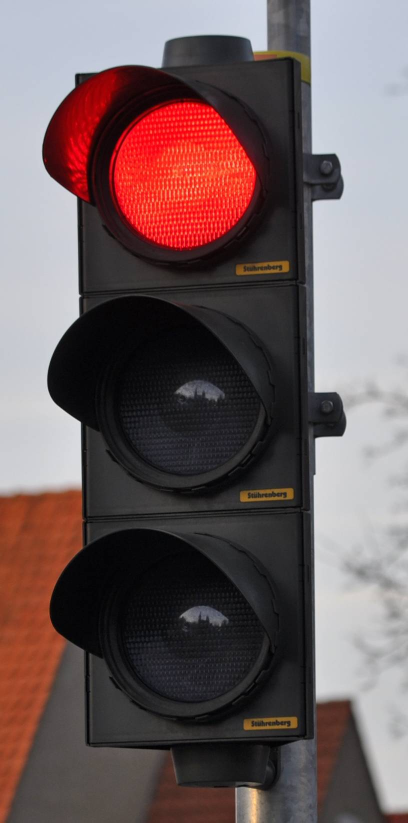
#> input picture Find COLOR Traffic light/red_stop.jpg, 816 x 1645 px (shown at 1/2 size)
$ python main.py
#> lines starting #> are read from the running program, lines starting #| are printed output that depends on the picture; after the words box and inside, x2 and y2 are one past the last pixel; in counts of white or black regions, pixels touching at a corner belong together
### Find COLOR Traffic light/func.py
import matplotlib.pyplot as plt
import numpy as np
import cv2

# utility
def show(img,s=8,b=False):
    '''
    img: image
    return: None
    '''
    plt.figure(figsize=(s,s))
    plt.imshow(img,cmap='gray')
    plt.grid(alpha=.2)
    plt.grid(b)
    plt.show()

def get_img(name):
    '''
    name: image name
    return: grayscale image
    '''
    img = cv2.imread(name)
    img = cv2.cvtColor(img,cv2.COLOR_BGR2RGB)
    img = cv2.blur(img,(12,12))
    gray = cv2.cvtColor(img,cv2.COLOR_RGB2GRAY)
    return gray,img

def get_mask(img):
    mask = np.zeros(img.shape,dtype=np.uint8)
    mask = cv2.rectangle(mask,(180,180),(600,1400),color=(255,255,255),thickness=-1)
    return mask

def get_ROI(img,mask):
    ROI_img = cv2.bitwise_and(img,mask)
    ROI_img = cv2.cvtColor(ROI_img,cv2.COLOR_RGB2GRAY)
    return ROI_img

def kernal(x,y):
    k = np.ones((x,y),dtype=np.uint8)
    return k

def filters_img(ROI_img,start_color,stop_color,kernal):
    img = cv2.inRange(ROI_img,start_color,stop_color)
    opening = cv2.morphologyEx(img,cv2.MORPH_OPEN,kernal(20,20))
    dilation = cv2.dilate(opening,kernal(18,18))
    return dilation

def find_color(img):
    H,W = img.shape
    h = H//3
    red = img[:h,:]
    yellow = img[h:h*2,:]
    green = img[h*2:h*3,:]

    count_red = len(red[red == 0])
    count_yellow = len(yellow[yellow == 0])
    count_green = len(green[green == 0])
    min_color_black = min(count_red,count_yellow,count_green)
    color = ''
    if count_red == min_color_black:
        color = 'RED'
    elif count_yellow == min_color_black:
        color = 'YELLOW'
    elif count_green == min_color_black:
        color = 'GREEN'

    return color

def bbox_img(img_mask):
    # contours,_ = cv2.findContours(img,cv2.RETR_EXTERNAL,cv2.CHANIN_APPROX_SIMPLE)
    box = cv2.boundingRect(img_mask)
    x,y,w,h = box
    start_point = (x,y)
    end_point = (x+w,y+h)
    return start_point,end_point

def draw_bbox(img,bbox,colorname):
    start_point,end_point = bbox

    rect_img = cv2.rectangle(img,start_point,end_point,color=(255,0,0),thickness=5)
    cv2.putText(rect_img,colorname,(start_point[0],start_point[1]-10),5,2.0,color=(255,0,0),thickness=2)
    return rect_img

### Find COLOR Traffic light/main.py
import matplotlib.pyplot as plt
import numpy as np
import cv2
from func import get_img, show
import func

RED_GRAY,RED = get_img('red_stop.jpg')
#> in get_img, img is the input picture: shape (1645, 816, 3); mean B, G, R 95, 93.9, 110.9
GREEN_GRAY,GREEN = get_img('green_go.jpg')
#> call 2 of get_img, with name = 'green_go.jpg'
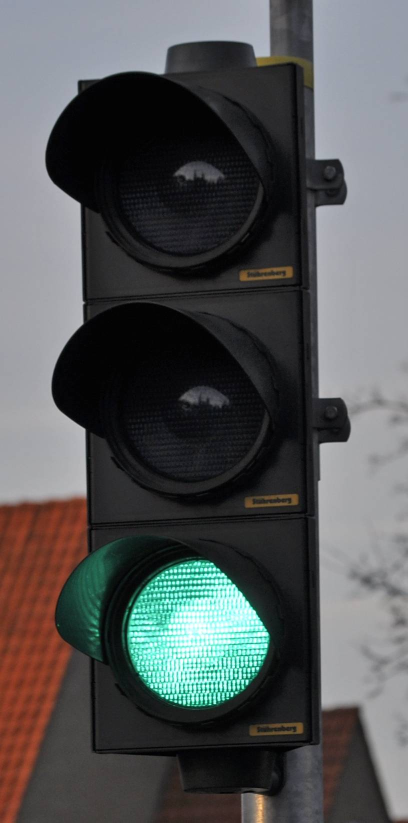
#> input picture Find COLOR Traffic light/green_go.jpg, 816 x 1645 px (shown at 1/2 size)
#> in get_img, img is the input picture: shape (1645, 816, 3); mean B, G, R 86.1, 85.7, 84
YELLOW_GRAY,YELLOW = get_img('yellow_wait.jpg')
#> call 3 of get_img, with name = 'yellow_wait.jpg'
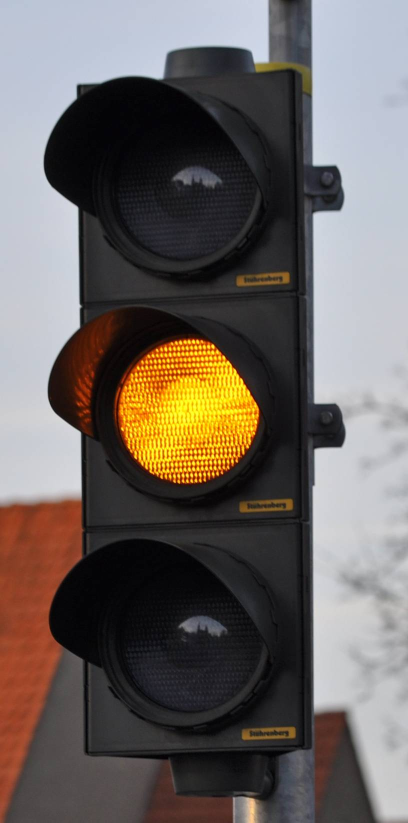
#> input picture Find COLOR Traffic light/yellow_wait.jpg, 816 x 1645 px (shown at 1/2 size)
#> in get_img, img is the input picture: shape (1645, 816, 3); mean B, G, R 96.2, 100.7, 108.2

red_mask = func.get_mask(RED)
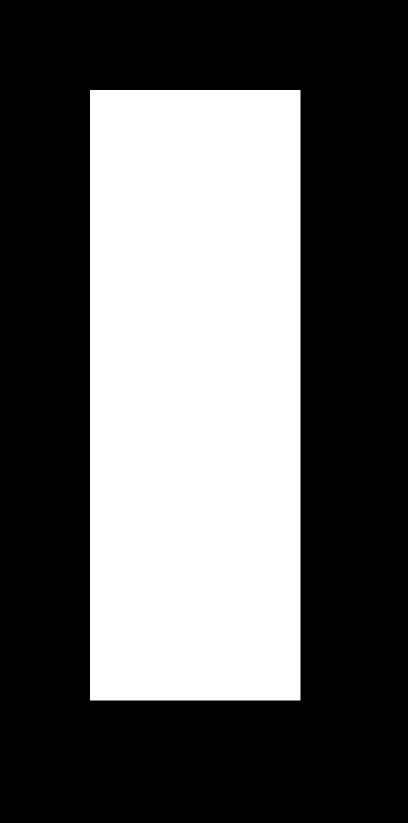
#> red_mask: shape (1645, 816, 3) (shown at 1/2 size); 38.3% white; 1 white region, box (x1, y1, x2, y2) and area: (180, 180, 601, 1401) 514041
green_mask = func.get_mask(GREEN)
yellow_mask = func.get_mask(YELLOW)

red_ROI = func.get_ROI(RED,red_mask)
green_ROI = func.get_ROI(GREEN,green_mask)
yellow_ROI = func.get_ROI(YELLOW,yellow_mask)

red_filter = func.filters_img(red_ROI,87,140,func.kernal)
#> in filters_img, `img = cv2.inRange(ROI_img,start_color,stop_color)`: img: shape (1645, 816); 4.5% white; 10 white regions (2 under 20 px), largest, box (x1, y1, x2, y2) and area: (232, 210, 509, 492) 57525, (366, 1218, 446, 1248) 1389, (357, 770, 390, 793) 510
#> in filters_img, `opening = cv2.morphologyEx(img,cv2.MORPH_OPEN,kernal(20,20))`: opening: shape (1645, 816); 4.1% white; 1 white region, box (x1, y1, x2, y2) and area: (235, 215, 509, 489) 55363
#> in filters_img, `dilation = cv2.dilate(opening,kernal(18,18))`: dilation: shape (1645, 816); 4.9% white; 1 white region, box (x1, y1, x2, y2) and area: (227, 207, 518, 498) 66277
green_filter = func.filters_img(green_ROI,120,255,func.kernal)
#> in filters_img (call 2), `img = cv2.inRange(ROI_img,start_color,stop_color)`: img: shape (1645, 816); 4.4% white; 1 white region, box (x1, y1, x2, y2) and area: (257, 1123, 538, 1401) 59053
#> in filters_img (call 2), `opening = cv2.morphologyEx(img,cv2.MORPH_OPEN,kernal(20,20))`: opening: shape (1645, 816); 4.4% white; 1 white region, box (x1, y1, x2, y2) and area: (259, 1126, 538, 1402) 59002
#> in filters_img (call 2), `dilation = cv2.dilate(opening,kernal(18,18))`: dilation: shape (1645, 816); 5.1% white; 1 white region, box (x1, y1, x2, y2) and area: (251, 1118, 547, 1411) 68726
yellow_filter = func.filters_img(yellow_ROI,120,255,func.kernal)
#> in filters_img (call 3), `img = cv2.inRange(ROI_img,start_color,stop_color)`: img: shape (1645, 816); 4.3% white; 1 white region, box (x1, y1, x2, y2) and area: (240, 680, 516, 963) 57745
#> in filters_img (call 3), `opening = cv2.morphologyEx(img,cv2.MORPH_OPEN,kernal(20,20))`: opening: shape (1645, 816); 4.2% white; 1 white region, box (x1, y1, x2, y2) and area: (243, 683, 517, 955) 56998
#> in filters_img (call 3), `dilation = cv2.dilate(opening,kernal(18,18))`: dilation: shape (1645, 816); 5% white; 1 white region, box (x1, y1, x2, y2) and area: (235, 675, 526, 964) 66675


colorname_red = func.find_color(red_filter)
#> in find_color, `red = img[:h,:]`:
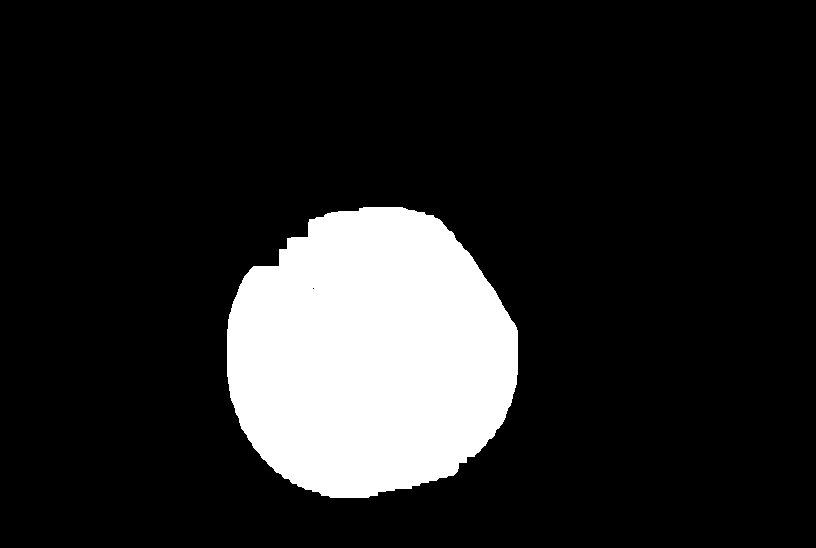
#> red: shape (548, 816); 14.8% white; 1 white region, box (x1, y1, x2, y2) and area: (227, 207, 518, 498) 66277
#> in find_color, `yellow = img[h:h*2,:]`: yellow: shape (548, 816); every value is 0
#> in find_color, `count_red = len(red[red == 0])`: count_red = 380891
#> in find_color, `count_yellow = len(yellow[yellow == 0])`: count_yellow = 447168
#> in find_color, `min_color_black = min(count_red,count_yellow,count_green)`: min_color_black = 380891
#> colorname_red = 'RED'
bbox_red = func.bbox_img(red_filter)
#> in bbox_img, `box = cv2.boundingRect(img_mask)`: box = (227, 207, 291, 291)
#> in bbox_img, `x,y,w,h = box`: x = 227; y = 207; w = 291
#> in bbox_img, `start_point = (x,y)`: start_point = (227, 207)
#> in bbox_img, `end_point = (x+w,y+h)`: end_point = (518, 498)
#> bbox_red = ((227, 207), (518, 498))

colorname_green = func.find_color(green_filter)
#> in find_color (call 2), `green = img[h*2:h*3,:]`:
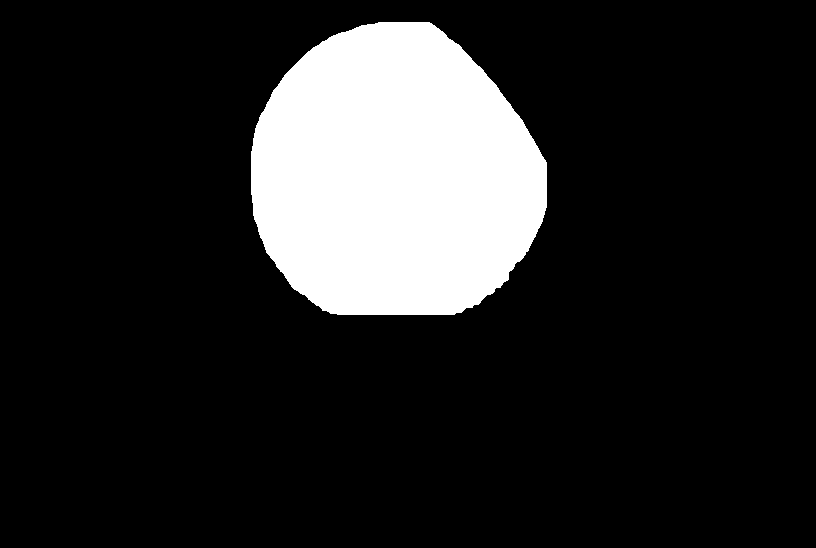
#> green: shape (548, 816); 15.4% white; 1 white region, box (x1, y1, x2, y2) and area: (251, 22, 547, 315) 68726
#> in find_color (call 2), `count_red = len(red[red == 0])`: count_red = 447168
#> in find_color (call 2), `count_green = len(green[green == 0])`: count_green = 378442
#> colorname_green = 'GREEN'
bbox_green = func.bbox_img(green_filter)
#> bbox_green = ((251, 1118), (547, 1411))

colorname_yellow = func.find_color(yellow_filter)
#> in find_color (call 3), `yellow = img[h:h*2,:]`:
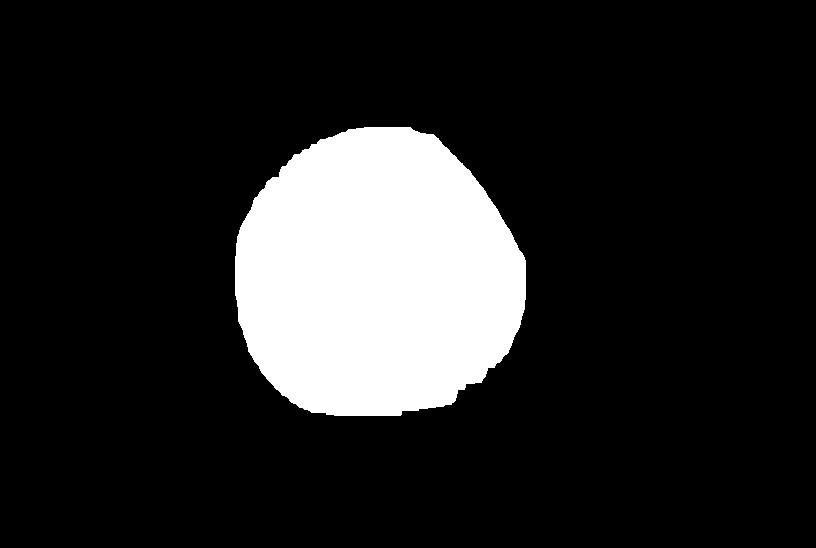
#> yellow: shape (548, 816); 14.9% white; 1 white region, box (x1, y1, x2, y2) and area: (235, 127, 526, 416) 66675
#> in find_color (call 3), `count_yellow = len(yellow[yellow == 0])`: count_yellow = 380493
#> in find_color (call 3), `count_green = len(green[green == 0])`: count_green = 447168
#> in find_color (call 3), `min_color_black = min(count_red,count_yellow,count_green)`: min_color_black = 380493
#> colorname_yellow = 'YELLOW'
bbox_yellow = func.bbox_img(yellow_filter)
#> bbox_yellow = ((235, 675), (526, 964))

red_final = func.draw_bbox(RED,bbox_red,colorname_red)
#> in draw_bbox, `start_point,end_point = bbox`: start_point = (227, 207); end_point = (518, 498)
green_final = func.draw_bbox(GREEN,bbox_green,colorname_green)
yellow_final = func.draw_bbox(YELLOW,bbox_yellow,colorname_yellow)

final_img = np.hstack((red_final,green_final,yellow_final))
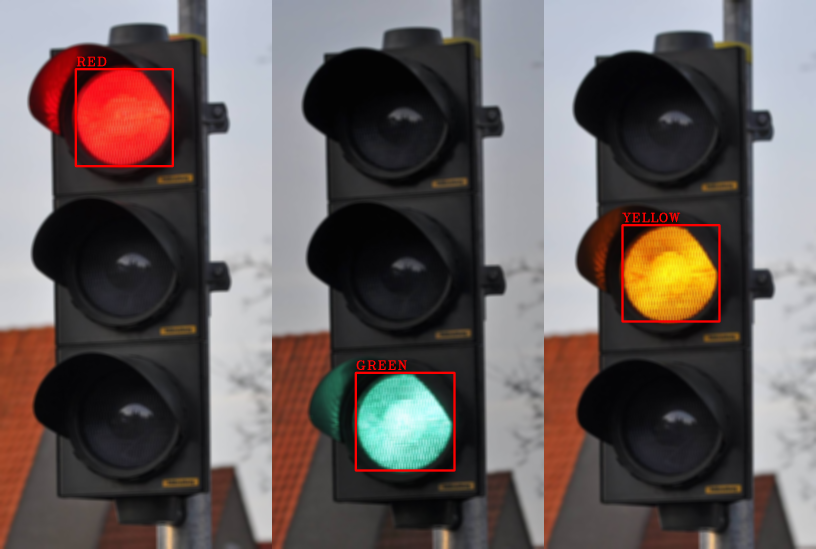
#> final_img: shape (1645, 2448, 3) (shown at 1/3 size); mean R, G, B 102.6, 93.3, 92.3
final_img = cv2.cvtColor(final_img,cv2.COLOR_RGB2BGR)

cv2.imwrite('final_img.jpg',final_img)
show(final_img)
